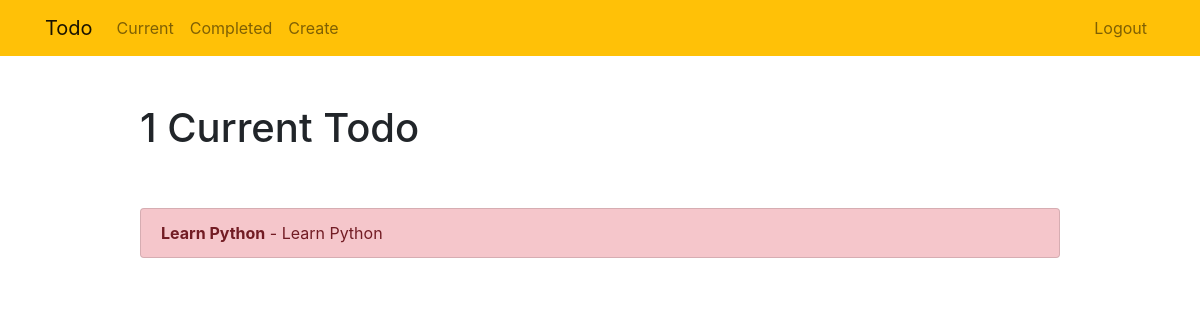
The app's page /current/ (signed in), older data.
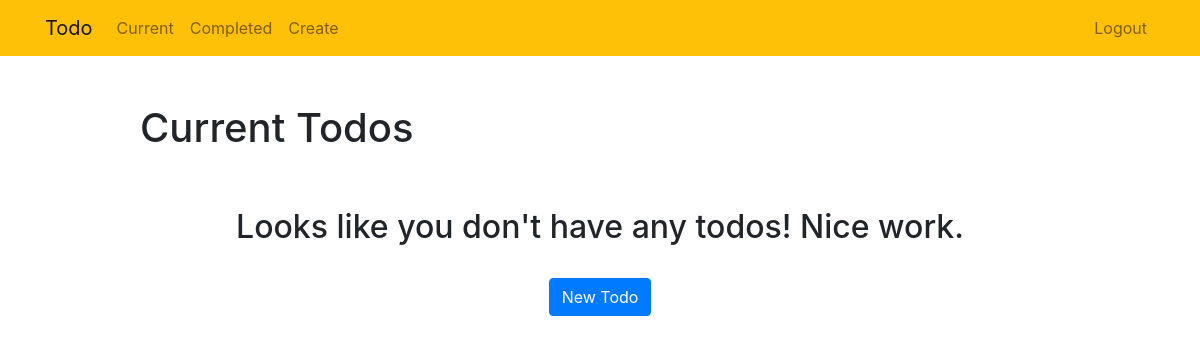
The same page, newer data.
### todo/models.py (models this page shows, shortened)
class Todo(models.Model):
    title = models.CharField(max_length=100)
    memo = models.TextField(blank=True)
    created = models.DateTimeField(auto_now_add=True)
    datecompleted = models.DateTimeField(null=True, blank=True)
    important = models.BooleanField(default=False)
    user = models.ForeignKey(User,on_delete=models.CASCADE) #Foreign key relationship with User Model

### todo/views.py (the view)
# urls.py: path('current/',views.current, name='current'),
@login_required
def current(request):
    todos = Todo.objects.filter(user=request.user, datecompleted__isnull=True)
    return render(request, 'todo/current.html',{'todos':todos})

### todo/templates/todo/current.html
{% extends "todo/base.html" %}
{% block content %}
    <div class="row justify-content-center mt-5">
        <div class="col-md-10">
            {% if todos %}
                 <h1>{{ todos.count }} Current Todo{{ todos.count|pluralize }}</h1>
            {% else %}
                           <h1>Current Todos</h1>
            {% endif %}
        </div>
    </div>
    <div class="row justify-content-center mt-5">
        <div class="col-md-10">
        {% if todos %}
            <div class="list-group">
                {% for todo in todos %}
                    <a href="{% url 'viewtodo' todo.id %}" class="list-group-item list-group-item-action{% if todo.important %} list-group-item-danger{% endif %}"><b>{{ todo.title }}</b>{% if todo.memo %} - {{ todo.memo|truncatechars:30 }}{% endif %}</a>
                {% endfor %}
            </div>
        {% else %}
            <div class="text-center">
                <h2>Looks like you don't have any todos! Nice work.</h2>
            <br>
            <a role="button" class="btn btn-primary" href="{% url 'createtodo' %}">New Todo</a>
            </div>
        {% endif %}
        </div>
    </div>
{% endblock %}

### todo/templates/todo/base.html (shortened to what this page needs)
{% load static %}
<!doctype html>
<html lang="en">
<head>
    <link rel="stylesheet" href="https://stackpath.bootstrapcdn.com/bootstrap/4.4.1/css/bootstrap.min.css">
</head>
<body>
<nav class="navbar navbar-expand-md navbar-light bg-warning">
<div class="container">
    <a class="navbar-brand" href="{% url 'home' %}">
        <span>Todo </span>
    </a>
    <div class="collapse navbar-collapse" id="navbarNav">
    {% if user.is_authenticated %}
        <ul class="navbar-nav mr-auto">
                <li class="nav-item {{ current }}">
                    <a class="nav-link" href="{% url 'current' %}">Current</a>
                </li>
                <li class="nav-item {{ completed }}">
                    <a class="nav-link" href="{% url 'completedtodo' %}">Completed</a>
                </li>
                <li class="nav-item {{ create }}">
                    <a class="nav-link" href="{% url 'createtodo' %}">Create</a>
                </li>
        </ul>
    {% endif %}
    <ul class="navbar-nav ml-auto">
            {% if user.is_authenticated %}
                <li class="nav-item">
                    <a href="#" onclick="$('#signOutBtn').click()" class="nav-link">Logout</a>
                </li>
            {% endif %}
        </ul>
    </div>
</div>
</nav>
<div class="container">
{% block content %}{% endblock %}
</div>
</body>
</html>

Row changes from the older to the newer data that the page shows:
no longer on this page (row edited): Todo: title "Learn Python", memo "Learn Python"
Text that changed along with them:
{{ todos.count }}: "1" → (not shown)
text no longer shown: "Current Todo"
text now shown: "Current Todos Looks like you don't have any todos! Nice work. New Todo"
